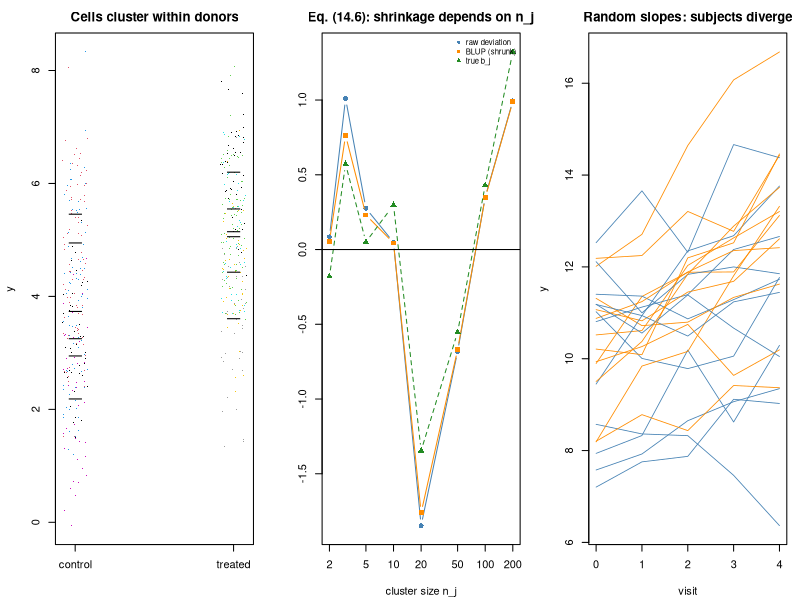

Write the R code that produced this figure.
#' ---
#' title: "Module 14 - Mixed, multilevel, and repeated-measures models"
#' output: html_document
#' ---
#'
#' **Curriculum link:** `stats.md` -> Topic 14, equations (14.1)-(14.8)
#'
#' This module is the machinery that fixes Module 01's pseudoreplication.
#'
#' ## What you will learn
#'
#' 1. The marginal covariance V = ZGZ' + R (14.2).
#' 2. ICC (14.3) recovered as a variance-component ratio.
#' 3. **Partial pooling / BLUPs (14.5)-(14.6)**: shrinkage = empirical Bayes.
#' 4. Why the boundary LRT for sigma_b^2 = 0 is a chi2 MIXTURE.
#' 5. Mixed model vs pseudobulk aggregation.
#' 6. Satterthwaite/Kenward-Roger degrees of freedom.

#+ setup, message = FALSE
suppressPackageStartupMessages({library(nlme); library(lme4)})
MODULE_NAME <- "14_mixed_models"
OUT <- file.path(Sys.getenv("STATS_OUT", unset = "results"), MODULE_NAME)
dir.create(OUT, recursive = TRUE, showWarnings = FALSE)
header <- function(txt) cat("\n", strrep("=", 72), "\n", txt, "\n",
                            strrep("=", 72), "\n", sep = "")

#' ## 1. Three ways to analyse clustered data

#+ three-ways
header("1. Wrong, crude, and correct analyses of clustered data")
simulate_clustered <- function(n_donors = 12, m_per = 40, effect = 0.6,
                               sigma_b = 1, sigma_e = 1) {
  donor <- rep(seq_len(n_donors), each = m_per)
  arm <- rep(sample(rep(0:1, n_donors / 2)), each = m_per)
  b <- rep(rnorm(n_donors, 0, sigma_b), each = m_per)
  data.frame(y = 5 + effect * arm + b + rnorm(n_donors * m_per, 0, sigma_e),
             arm = arm, donor = factor(donor))
}
set.seed(1401)
dc <- simulate_clustered()
cat(sprintf("  %d donors x %d cells = %d observations\n",
            nlevels(dc$donor), nrow(dc)/nlevels(dc$donor), nrow(dc)))
m_naive <- lm(y ~ arm, data = dc)                                   # WRONG
agg <- aggregate(y ~ donor + arm, dc, mean)                         # pseudobulk
m_agg <- lm(y ~ arm, data = agg)
m_lmm <- lme(y ~ arm, random = ~ 1 | donor, data = dc, method = "REML")
cat(sprintf("\n  %-34s%10s%10s%11s\n", "analysis", "beta_arm", "SE", "p"))
for (row_ in list(list("OLS on all cells (WRONG)", coef(summary(m_naive))["arm", ]),
                  list("OLS on donor means (pseudobulk)", coef(summary(m_agg))["arm", ]),
                  list("mixed model (random intercept)",
                       summary(m_lmm)$tTable["arm", c(1, 2, 5)])))
  cat(sprintf("  %-34s%10.4f%10.4f%11.4f\n", row_[[1]], row_[[2]][1], row_[[2]][2],
              row_[[2]][length(row_[[2]])]))
cat(sprintf("\n  The naive SE is %.1fx too small.\n",
            coef(summary(m_agg))["arm", 2] / coef(summary(m_naive))["arm", 2]))
cat("  Pseudobulk and the mixed model agree closely - for a BALANCED design\n")
cat("  they are near-equivalent, which is why pseudobulk is the recommended\n")
cat("  default for single-cell differential state (stats.md Topic 21).\n")

#' ## 2. Variance components and ICC, eq. (14.2)-(14.3)

#+ variance-components
header("2. Variance components and the ICC (14.2)-(14.3)")
vc <- as.numeric(VarCorr(m_lmm)[, "Variance"])
sigma_b2 <- vc[1]; sigma_e2 <- vc[2]
icc <- sigma_b2 / (sigma_b2 + sigma_e2)
m_per <- nrow(dc) / nlevels(dc$donor)
cat(sprintf("  estimated sigma_b^2 (between donors) = %.4f  (truth 1.00)\n", sigma_b2))
cat(sprintf("  estimated sigma_e^2 (within donor)   = %.4f  (truth 1.00)\n", sigma_e2))
cat(sprintf("  ICC (eq. 14.3)                       = %.4f\n", icc))
cat(sprintf("\n  design effect 1+(m-1)*ICC with m=%d: %.2f  (eq. 1.8)\n",
            m_per, 1 + (m_per - 1) * icc))
cat(sprintf("  predicted SE inflation: %.2fx     observed: %.2fx\n",
            sqrt(1 + (m_per - 1) * icc),
            coef(summary(m_agg))["arm", 2] / coef(summary(m_naive))["arm", 2]))
cat("  The mixed model has RECOVERED the design effect from the data.\n")

#' ## 3. Partial pooling and BLUPs, eq. (14.5)-(14.6)
#'
#' $$\hat b_j=\frac{\sigma_b^2}{\sigma_b^2+\sigma_e^2/n_j}(\bar y_j-\mathbf x_j'\hat\beta)$$

#+ blups
header("3. Shrinkage: small clusters are trusted less (14.6)")
set.seed(1402)
sizes <- c(2, 3, 5, 10, 20, 50, 100, 200)      # deliberately UNBALANCED
true_b <- rnorm(length(sizes))
du <- do.call(rbind, lapply(seq_along(sizes), function(j)
  data.frame(y = rnorm(sizes[j], 4 + true_b[j], 1),
             donor = factor(sprintf("D%d", j)), nj = sizes[j])))
mu_fit <- lme(y ~ 1, random = ~ 1 | donor, data = du, method = "REML")
vcu <- as.numeric(VarCorr(mu_fit)[, "Variance"])
s_b2 <- vcu[1]; s_e2 <- vcu[2]
blups <- ranef(mu_fit)[, 1]; grand <- fixef(mu_fit)[1]
cat(sprintf("  sigma_b^2 = %.4f,  sigma_e^2 = %.4f\n", s_b2, s_e2))
cat(sprintf("  %-8s%5s%14s%17s%9s%10s\n", "donor", "n_j", "raw mean dev",
            "lambda_j (14.6)", "BLUP", "true b_j"))
for (j in seq_along(sizes)) {
  key <- sprintf("D%d", j)
  raw <- mean(du$y[du$donor == key]) - grand
  lam <- s_b2 / (s_b2 + s_e2 / sizes[j])
  cat(sprintf("  %-8s%5d%14.4f%17.4f%9.4f%10.4f\n", key, sizes[j], raw, lam,
              blups[match(key, rownames(ranef(mu_fit)))], true_b[j]))
}
cat("\n  For n_j=2 the shrinkage factor is small, so the BLUP is pulled far\n")
cat("  toward 0. For n_j=200 lambda is nearly 1 and the BLUP tracks the raw\n")
cat("  mean. This is the empirical-Bayes borrowing limma applies across genes.\n")

#' ## 4. The boundary problem: testing sigma_b^2 = 0
#'
#' H0 sits on the BOUNDARY, so the LRT statistic is a 50:50 mixture
#' 0.5*chi2_0 + 0.5*chi2_1, not chi2_1.

#+ boundary
header("4. LRT on the boundary is a chi2 mixture, not chi2_1")
set.seed(1403)
stats_null <- na.omit(replicate(250, {
  dn <- simulate_clustered(n_donors = 10, m_per = 8, effect = 0, sigma_b = 0)
  f_mm <- try(lme(y ~ arm, random = ~ 1 | donor, data = dn, method = "ML"),
              silent = TRUE)
  if (inherits(f_mm, "try-error")) return(NA)
  f_ols <- gls(y ~ arm, data = dn, method = "ML")
  max(0, 2 * (logLik(f_mm) - logLik(f_ols)))
}))
cat(sprintf("  %d simulations with sigma_b^2 TRULY zero\n", length(stats_null)))
cat(sprintf("  proportion of LRT statistics ~0 : %.3f   (theory: 0.5)\n",
            mean(stats_null < 1e-6)))
cat(sprintf("\n  rejection rate using chi2_1 crit (%.3f) : %.3f   <- conservative\n",
            qchisq(0.95, 1), mean(stats_null > qchisq(0.95, 1))))
cat(sprintf("  rejection rate using mixture crit (%.3f) : %.3f   <- calibrated\n",
            qchisq(0.90, 1), mean(stats_null > qchisq(0.90, 1))))

#' ## 5. Degrees of freedom matter when clusters are few

#+ dof
header("5. Mixed-model p-values with few clusters")
fpr_by_clusters <- function(n_donors, m_per = 20, n_sim = 250) {
  hits <- c(lme = 0, agg = 0); ok <- 0
  for (i in seq_len(n_sim)) {
    dd <- simulate_clustered(n_donors, m_per, effect = 0)
    f <- try(lme(y ~ arm, random = ~ 1 | donor, data = dd), silent = TRUE)
    if (inherits(f, "try-error")) next
    hits["lme"] <- hits["lme"] + (summary(f)$tTable["arm", "p-value"] < 0.05)
    ag <- aggregate(y ~ donor + arm, dd, mean)
    hits["agg"] <- hits["agg"] +
      (t.test(y ~ arm, data = ag)$p.value < 0.05)
    ok <- ok + 1
  }
  hits / ok
}
set.seed(1404)
cat(sprintf("  %8s%22s%20s\n", "donors", "nlme::lme FPR", "pseudobulk t FPR"))
for (nd in c(4, 6, 10, 20)) {
  r <- fpr_by_clusters(nd)
  cat(sprintf("  %8d%21.1f%%%19.1f%%\n", nd, 100*r["lme"], 100*r["agg"]))
}
cat("\n  `nlme::lme` uses a within-group df approximation that behaves well\n")
cat("  here. But GLMM software that reports z-based p-values (and lme4, which\n")
cat("  reports none by default) is ANTICONSERVATIVE with few clusters. Use\n")
cat("  lmerTest's Satterthwaite or Kenward-Roger df, or aggregate.\n")

#' ## 6. Random slopes and repeated measures, eq. (28.1)-(28.2)

#+ random-slopes
header("6. Random intercepts vs random slopes")
set.seed(1405)
n_subj <- 24; n_visit <- 5
dl <- do.call(rbind, lapply(seq_len(n_subj), function(s) {
  arm <- s %% 2
  b0 <- rnorm(1, 0, 1.2); b1 <- rnorm(1, 0, 0.35)    # subject slope heterogeneity
  data.frame(subject = factor(sprintf("S%02d", s)), arm = arm, t = 0:(n_visit-1),
             y = (10 + b0) + (0.20 + 0.30*arm + b1) * (0:(n_visit-1)) + rnorm(n_visit, 0, 0.5))
}))
m_ri <- lme(y ~ t * arm, random = ~ 1 | subject, data = dl)
m_rs <- lme(y ~ t * arm, random = ~ t | subject, data = dl)
cat("  TRUE treatment x time interaction = 0.300\n")
cat(sprintf("  %-28s%13s%9s%11s\n", "model", "beta(t:arm)", "SE", "p"))
for (row_ in list(list("random intercept only", summary(m_ri)$tTable["t:arm", ]),
                  list("random intercept + slope", summary(m_rs)$tTable["t:arm", ])))
  cat(sprintf("  %-28s%13.4f%9.4f%11.4f\n", row_[[1]], row_[[2]]["Value"],
              row_[[2]]["Std.Error"], row_[[2]]["p-value"]))
cat(sprintf("\n  estimated random-slope SD = %.4f  (truth 0.35)\n",
            as.numeric(VarCorr(m_rs)[2, "StdDev"])))
cat(sprintf("  LRT for the random slope: p = %.4f\n",
            anova(m_ri, m_rs)[["p-value"]][2]))
cat("  Ignoring genuine slope heterogeneity understates the SE of the\n")
cat("  treatment x time interaction - the estimand of a longitudinal trial.\n")

#' ## 7. lme4 and subject-specific vs population-average, eq. (14.7)

#+ lme4-marginal
header("7. lme4, and conditional vs marginal effects (14.7)")
m4 <- lmer(y ~ arm + (1 | donor), data = dc, REML = TRUE)
cat(sprintf("  lme4::lmer beta_arm = %.4f (SE %.4f)\n",
            fixef(m4)["arm"], sqrt(diag(vcov(m4)))["arm"]))
cat(sprintf("  nlme::lme  beta_arm = %.4f (SE %.4f)   <- same model, same answer\n",
            fixef(m_lmm)["arm"], summary(m_lmm)$tTable["arm", "Std.Error"]))
cat("\n  For the IDENTITY link, subject-specific and population-average effects\n")
cat("  COINCIDE, which is why this trap is invisible in linear models. In a\n")
cat("  logistic GLMM, beta_marginal ~ beta_cond / sqrt(1 + 0.346 sigma_b^2):\n")
for (s2 in c(0.5, 1, 2, 4))
  cat(sprintf("    sigma_b^2 = %.1f -> attenuation factor %.3f\n",
              s2, 1/sqrt(1 + 0.346*s2)))
cat("\n  GEE estimates the MARGINAL effect; GLMM the CONDITIONAL one. Say which.\n")
cat("  GEE's sandwich needs MANY clusters (J >= 40); with 6 donors it is\n")
cat("  badly biased and a mixed model or aggregation is safer (Module 34).\n")

#' ## 8. Figure

#+ figure
png(file.path(OUT, "mixed_models.png"), width = 1300, height = 420, res = 110)
par(mfrow = c(1, 3), mar = c(4.2, 4.2, 2.5, 1))
plot(jitter(dc$arm, 0.4), dc$y, pch = ".", col = as.integer(dc$donor),
     xaxt = "n", xlab = "", ylab = "y", main = "Cells cluster within donors")
axis(1, 0:1, c("control", "treated"))
for (dlev in levels(dc$donor)) {
  sub <- dc[dc$donor == dlev, ]
  points(sub$arm[1], mean(sub$y), pch = "_", cex = 2)
}
lam_v <- s_b2 / (s_b2 + s_e2 / sizes)
raw_v <- sapply(seq_along(sizes), function(j) mean(du$y[du$donor == sprintf("D%d", j)]) - grand)
bl_v <- blups[match(sprintf("D%d", seq_along(sizes)), rownames(ranef(mu_fit)))]
plot(sizes, raw_v, type = "b", pch = 16, log = "x", col = "steelblue", ylim = range(c(raw_v, bl_v, true_b)),
     xlab = "cluster size n_j", ylab = "", main = "Eq. (14.6): shrinkage depends on n_j")
lines(sizes, bl_v, type = "b", pch = 15, col = "darkorange")
lines(sizes, true_b, type = "b", pch = 17, lty = 2, col = "forestgreen")
abline(h = 0)
legend("topright", c("raw deviation", "BLUP (shrunk)", "true b_j"),
       col = c("steelblue", "darkorange", "forestgreen"), pch = c(16, 15, 17),
       bty = "n", cex = 0.7)
plot(NA, xlim = c(0, 4), ylim = range(dl$y), xlab = "visit", ylab = "y",
     main = "Random slopes: subjects diverge")
for (s in levels(dl$subject)) {
  sub <- dl[dl$subject == s, ]
  lines(sub$t, sub$y, col = c("steelblue", "darkorange")[sub$arm[1] + 1], lwd = 0.8)
}
invisible(dev.off())
cat("\nFigure written to", file.path(OUT, "mixed_models.png"), "\n")

#' ## Decision rules (from `stats.md` Topic 14)
#'
#' 1. Enumerate every level of clustering. Random effects come from the DESIGN.
#' 2. Fixed blocking effects when clusters are few; random effects when many.
#' 3. Use Satterthwaite/Kenward-Roger df; never trust z-based GLMM p-values
#'    with few clusters.
#' 4. With a simple balanced design, aggregate - transparent and nearly always
#'    valid.
#'
#' **Next:** `15_missing_data_and_censoring.R`
